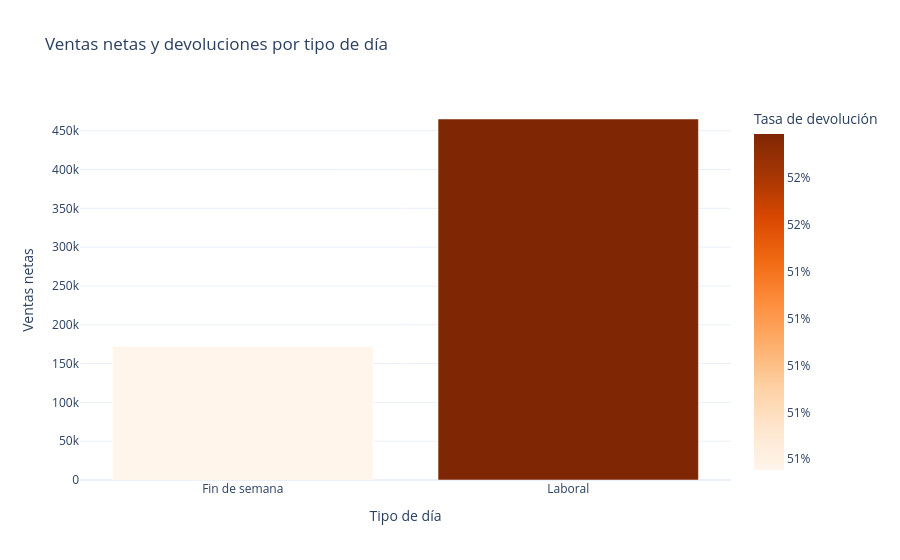

Write notebook code for a chart like this one.
### Code cell
# ¿El comportamiento comercial cambia entre días laborales y fines de semana?

day_type_summary = (
    sales.groupby("DayType")
    .agg(
        orders=("OrderID", "size"),
        gross_sales=("TotalAmount", "sum"),
        net_sales=("NetAmount", "sum"),
        return_rate=("IsReturned", "mean"),
    )
    .reset_index()
)
fig = px.bar(
    day_type_summary,
    x="DayType",
    y="net_sales",
    color="return_rate",
    color_continuous_scale="Oranges",
    hover_data=["orders", "gross_sales"],
    title="Ventas netas y devoluciones por tipo de día",
    labels={
        "DayType": "Tipo de día",
        "net_sales": "Ventas netas",
        "return_rate": "Tasa de devolución",
    },
)
fig.update_coloraxes(colorbar_tickformat=".0%")
fig.update_layout(template="plotly_white")
fig.show()

### Figure 1 — Plotly figure (JSON) as saved in the notebook; plotly's stock layout.template omitted (floating-point values rounded to 4 significant figures)
{"data": [{"alignmentgroup": "True", "customdata": [[271, 343700.0], [729, 937100.0]], "hovertemplate": "Tipo de día=%{x}<br>Ventas netas=%{y}<br>orders=%{customdata[0]}<br>gross_sales=%{customdata[1]}<br>Tasa de devolución=%{marker.color}<extra></extra>", "legendgroup": "", "marker": {"color": [0.5055, 0.5199], "coloraxis": "coloraxis", "pattern": {"shape": ""}}, "name": "", "offsetgroup": "", "orientation": "v", "showlegend": false, "textposition": "auto", "type": "bar", "x": ["Fin de semana", "Laboral"], "xaxis": "x", "y": [171900.0, 465100.0], "yaxis": "y"}], "layout": {"barmode": "relative", "coloraxis": {"colorbar": {"tickformat": ".0%", "title": {"text": "Tasa de devolución"}}, "colorscale": [[0, "rgb(255,245,235)"], [0.125, "rgb(254,230,206)"], [0.25, "rgb(253,208,162)"], [0.375, "rgb(253,174,107)"], [0.5, "rgb(253,141,60)"], [0.625, "rgb(241,105,19)"], [0.75, "rgb(217,72,1)"], [0.875, "rgb(166,54,3)"], [1, "rgb(127,39,4)"]]}, "legend": {"tracegroupgap": 0}, "title": {"text": "Ventas netas y devoluciones por tipo de día"}, "xaxis": {"anchor": "y", "domain": [0, 1], "title": {"text": "Tipo de día"}}, "yaxis": {"anchor": "x", "domain": [0, 1], "title": {"text": "Ventas netas"}}}}
